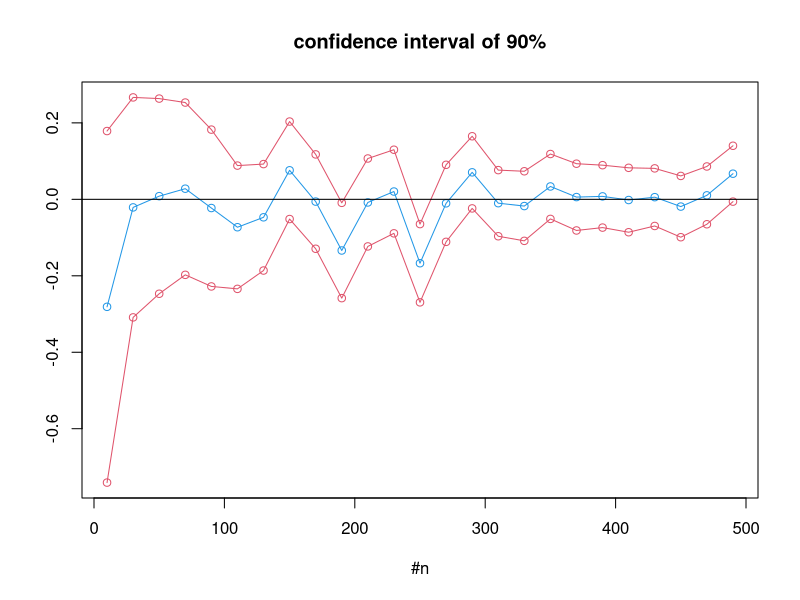

Write R code to recreate this figure.
estimate <- function(x, p){
  n <- length(x); alpha <- (1-p)/2
  ta <- qt((1-alpha), df=(n-1))
  mu <- mean(x); s <- sd(x)
  tL <- mu - ta*(s/sqrt(n))
  tU <- mu + ta*(s/sqrt(n))
  return(c(tL, mu, tU))
}

m <- seq(10, 500, by=20); nn <- length(m)
xL <- numeric(nn); mu <- numeric(nn); xU <-numeric(nn)
for(j in 1:nn){
  x <- rnorm(m[j])
  y <- estimate(x, 0.9)
  xL[j] <- y[1]; mu[j] <- y[2]; xU[j] <- y[3]
}

( result <- cbind(m, xL, mu, xU) )

y1<-min(xL); y2<-max(xU)
ttl<-"confidence interval of 90%"
xlb <- "#n"
plot(m, xU, type="o", col=2, ylim=c(y1, y2), main=ttl, xlab=xlb, ylab="")
lines(m, mu, type="o", col=4);lines(m, xL, type="o", col=2)
abline(h=0)


